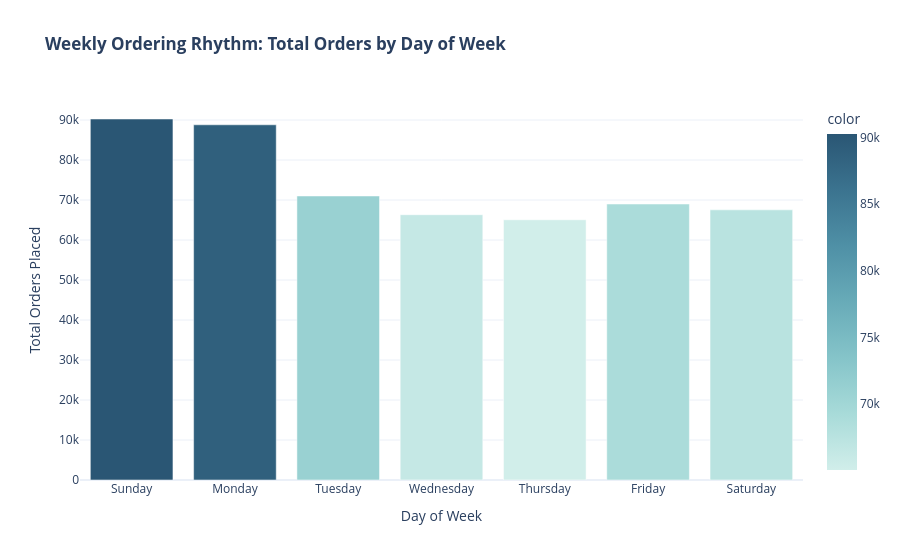

The code cell stored with this chart in its notebook:
### Markdown cell above
## 4. Temporal Dynamics & Time Analysis (Critical Insights)
Hum customer ordering behavior ko timeline (Day of Week, Hour of Day, Weekly & Monthly reorder cycles) par analyze karte hain.

### Code cell
day_map = {0: 'Sunday', 1: 'Monday', 2: 'Tuesday', 3: 'Wednesday', 4: 'Thursday', 5: 'Friday', 6: 'Saturday'}
orders_sample['day_name'] = orders_sample['order_dow'].map(day_map)

# 1. Orders by Day of Week
dow_counts = orders_sample['day_name'].value_counts().reindex(['Sunday', 'Monday', 'Tuesday', 'Wednesday', 'Thursday', 'Friday', 'Saturday'])

fig_dow = px.bar(
    x=dow_counts.index, 
    y=dow_counts.values,
    color=dow_counts.values,
    color_continuous_scale='Teal',
    labels={'x': 'Day of Week', 'y': 'Total Orders Placed'},
    title='<b>Weekly Ordering Rhythm: Total Orders by Day of Week</b>'
)
fig_dow.update_layout(template='plotly_white', showlegend=False)
fig_dow.show()

### Figure 1 — Plotly figure (JSON) as saved in the notebook; plotly's stock layout.template omitted (floating-point values rounded to 4 significant figures)
{"data": [{"hovertemplate": "Day of Week=%{x}<br>Total Orders Placed=%{y}<br>color=%{marker.color}<extra></extra>", "legendgroup": "", "marker": {"color": [90252, 88805, 71007, 66329, 65066, 69004, 67545], "coloraxis": "coloraxis", "pattern": {"shape": ""}}, "name": "", "orientation": "v", "showlegend": false, "textposition": "auto", "type": "bar", "x": ["Sunday", "Monday", "Tuesday", "Wednesday", "Thursday", "Friday", "Saturday"], "xaxis": "x", "y": [90252, 88805, 71007, 66329, 65066, 69004, 67545], "yaxis": "y"}], "layout": {"barmode": "relative", "coloraxis": {"autocolorscale": false, "colorbar": {"title": {"text": "color"}}, "colorscale": [[0, "rgb(209, 238, 234)"], [0.1667, "rgb(168, 219, 217)"], [0.3333, "rgb(133, 196, 201)"], [0.5, "rgb(104, 171, 184)"], [0.6667, "rgb(79, 144, 166)"], [0.8333, "rgb(59, 115, 143)"], [1, "rgb(42, 86, 116)"]]}, "legend": {"tracegroupgap": 0}, "showlegend": false, "title": {"text": "<b>Weekly Ordering Rhythm: Total Orders by Day of Week</b>"}, "xaxis": {"anchor": "y", "domain": [0, 1], "title": {"text": "Day of Week"}}, "yaxis": {"anchor": "x", "domain": [0, 1], "title": {"text": "Total Orders Placed"}}}}
